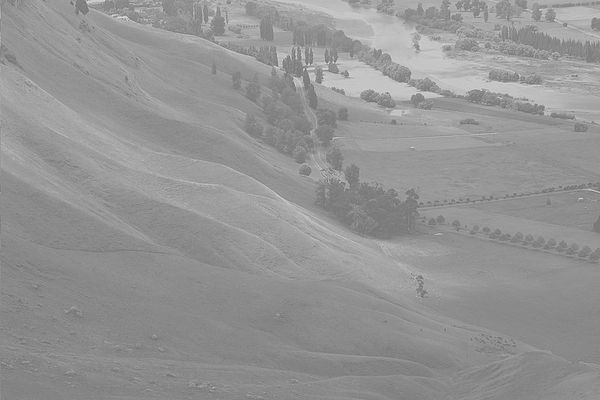
#> input picture labworks/LAB-03/A/histogram.jpg, 600 x 400 px, found by its file name
$ python matching.py
#> lines starting #> are read from the running program, lines starting #| are printed output that depends on the picture
# -*- coding: utf-8 -*-
"""
Created on Wed May  3 22:12:04 2023

@author: USER
"""
import cv2
import matplotlib.pyplot as plt
import numpy as np
import math


def gauss(sigma, mean):
    gauss_array=np.zeros(256,dtype=np.float32)
    for i in range(256):
        r=i-mean
        r=(r**2)/(sigma**2)
        r=math.exp(-r)/(sigma*math.sqrt(2*math.pi))
        gauss_array[i]=r;
    return gauss_array

img=cv2.imread("./histogram.jpg", cv2.IMREAD_GRAYSCALE)
#> img is the input picture: shape (400, 600); min 105, max 228, mean 148
cv2.imshow("Input Image",img)

L=256
height, width = img.shape
#> height = 400; width = 600

input_hist = cv2.calcHist([img],[0],None, [256], [0,256])
#> input_hist = 256 values, max 9682 at index 137, min 0 at index 0, mean 937.5
pdf = input_hist/(height*width)
#> pdf = 256 values, max 0.0403 at index 137, min 0 at index 0, mean 0.00391
cdf = np.zeros(256, dtype=np.float32)
cdf[0]=pdf[0]
s=pdf
#> s has the same summary as pdf

for i in range(1, 256):
    cdf[i] = cdf[i-1] + pdf[i]
    s[i]=round((L-1)*cdf[i])
#> after the loop, cdf = 256 values from 0 to 1; s = 256 values from 0 to 255

eq_org_img=np.zeros_like(img)
for i in range(img.shape[0]):
    for j in range(img.shape[1]):
        x=img[i][j]
        eq_org_img[i][j]=s[x]
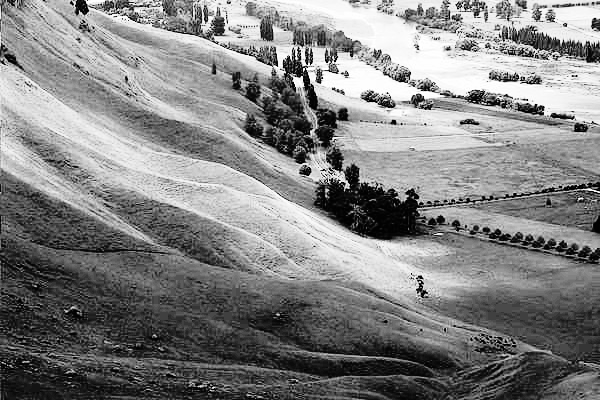
#> eq_org_img: shape (400, 600); min 0, max 255, mean 130.4


plt.subplot(2,2,1)
plt.title("Input Image")
plt.hist(img.ravel(),256,[0,256])

plt.subplot(2,2,2)
plt.title("Equalized Image")
plt.hist(eq_org_img.ravel(),256,[0,256])

sigma_a=32
mean_a=120
gauss_a=gauss(sigma_a, mean_a)

sigma_b=18
mean_b=186
gauss_b=gauss(sigma_b,mean_b)

final_gauss=gauss_a+gauss_b
target_pdf=np.zeros(256)
target_pdf=final_gauss/final_gauss.sum()
print(target_pdf.sum())

plt.subplot(2,2,3)
plt.title("Target Histogram")
plt.plot(gauss_a)
plt.plot(gauss_b)
plt.plot(final_gauss)
plt.show()
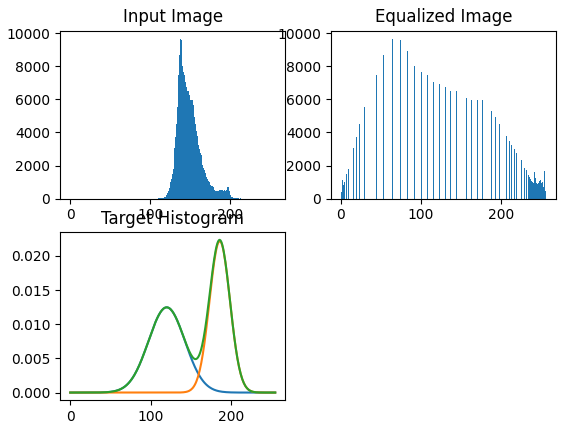
#> figure drawn by matplotlib, 3 panels; panel 1: tallest bar 9682 high, from x = 137 to 138; panel 2: tallest bar 9682 high, from x = 64 to 65; panel 3: curve peaks at x = 120, y = 0.0125; panel 3: curve peaks at x = 186, y = 0.0222


G=np.zeros(256)
target_cdf=np.zeros(256)

target_cdf[0]=target_pdf[0]

for i in range(1,256):
    target_cdf[i]=target_cdf[i-1]+target_pdf[i]
    #print(G[i])
    G[i]=round((L-1)*target_cdf[i])

mapping=np.zeros(256,dtype=np.int64)
for i in range(256):
    x=np.searchsorted(G, s[i])
    # x=min(x,255)
    if x>0 and abs(s[i]-G[x-1])<abs(G[x]-s[i]):
        x=x-1
    mapping[int(s[i])]=x
#> this loop made 256 passes
#> x on passes 1 to 12: [0], [0], [0], [0], [0], [0], [0], [0], [0], [0], [0], [0]
#> after the loop, mapping = 256 values, max 220 at index 255, min 0 at index 0, mean 43.71

final_matching_image=np.zeros_like(img)
for i in range(eq_org_img.shape[0]):
    for j in range(eq_org_img.shape[1]):
        x=eq_org_img[i][j]
        final_matching_image[i][j]=mapping[x]
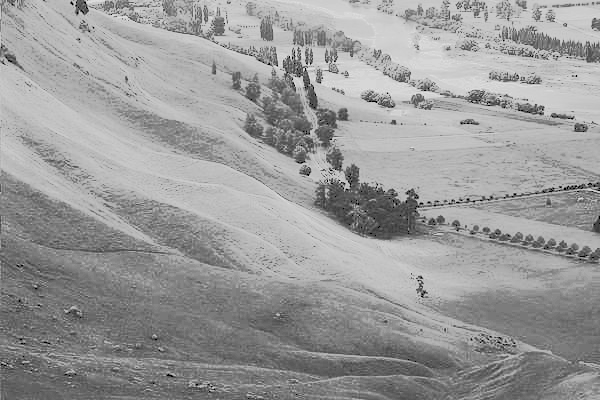
#> final_matching_image: shape (400, 600); min 0, max 220, mean 154

plt.subplot(2,2,4)
plt.title("Matching Histogram")
plt.hist(final_matching_image.ravel(),256,[0,256])
plt.show()
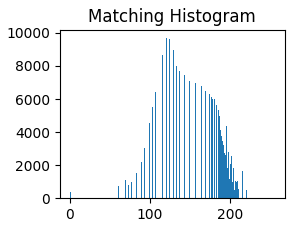
#> figure drawn by matplotlib, 1 panel; tallest bar 9682 high, from x = 120 to 121
cv2.imshow("Output Image",final_matching_image)
cv2.waitKey(0)
cv2.destroyAllWindows()
